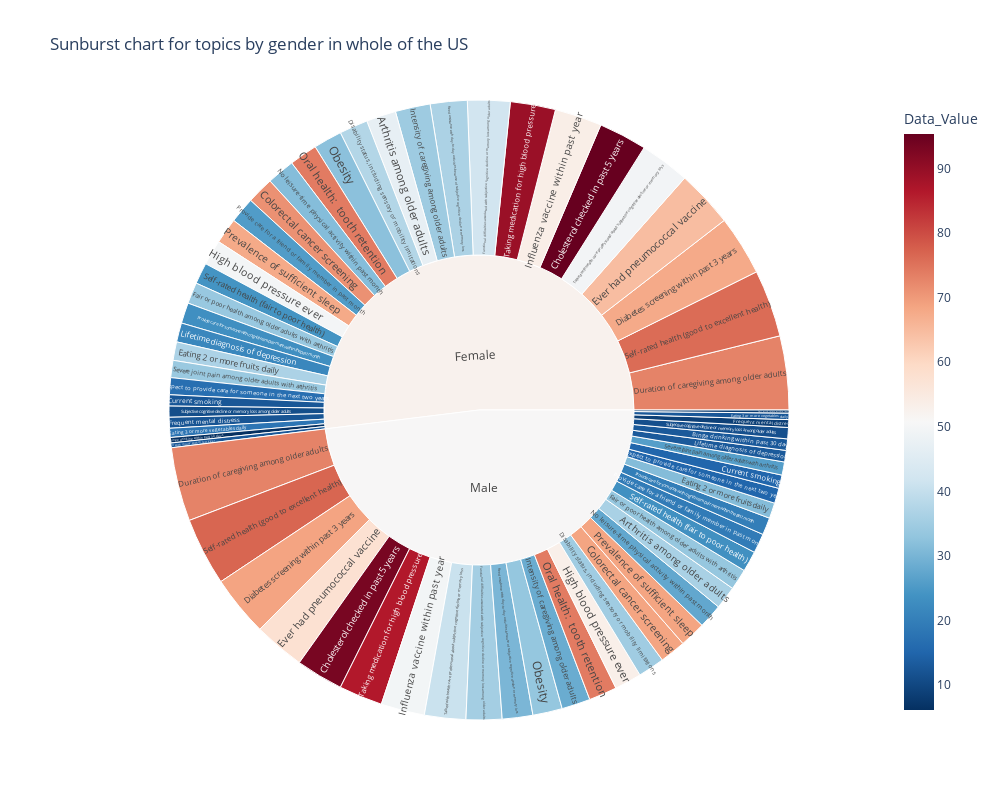

Source (notebook cell):
### Markdown cell above
# Textual description of Fields
The cleaned dataset consists of 29 columns which contain information on various surveys regarding public health in the US.
of these, 20 are categorical and 9 are numeric. Specifically, 3 of the numeric variables are integers.
These are the most important fields in the dataset, in order of appearance in the data, as well as their data type:
 - *RowId* (string): A unique Identifier for each column. The ID contains information on some of the columns in the Row. Explicitly, it is formatted like this: *Datasource*\~*YearStart*\~*YearEnd*\~*LocationID*\~*QuestionID*\~*TopicID*\~*StratificationCategoryID1*\~*StratificationCategoryID2*.
 - *YearStart* and *YearEnd* (integers): Years when the survey started and ended, respectively.
 - *LocationAbbr* (string): an Abbreviation of the Location where the survey took place. for single states, it is the ISO-Code of the state, for regions an abbreviated form of the area (for example "NRE" for "Northeast").
 - *LocationDesc* (string): Full name of the state or region where the survey took place.
 - *Class* (string): Focus of the specific survey, eg. "Overall Health" or "Screenings and Vaccines".
 - *Topic* (string): A short description of the Topic of the survey.
 - *Question* (string): Question asked in the survey.
 - *Data_Value_Type* (string): Type of the *Data_Value*, e.g. "Mean" or "Percentage".
 - *Data_Value* (float): The actual Value of the survey result.
 - *Low_Confidence_Limit* and *High_Confidence_Limit* (floats): the lower and upper bounds of the confidence interval, respectively.
 - *StratificationCategory1* and *StratificationCategory2* (strings): Categories by which the target population of the survey is selected
 - *Stratification1* and *Stratification2* (strings): Specific stratification groups selected for the survey
 - *Latitude* and *Longitude* (floats): Coordinates of the survey

in Addition, there are *\~ID* columns which abbreviate the values into identifiers for the following columns: *Data_Value_Type*, *Class*, *Topic*, *Question*, *Location*, *StratificationCategory1*, *Stratification1*, *StratificationCategory2* and *Stratification2*

### Code cell
# Filter df for sunburst plot
df_cleaned_filtered = df_cleaned[
  (df_cleaned['Data_Value_Unit'] == '%') & 
  (df_cleaned['Stratification1'] == 'Overall') &
  (df_cleaned['LocationAbbr'] == 'US') &
  (df_cleaned['StratificationCategory2'] == 'Gender')
  ].sort_values(by='Topic')

fig = px.sunburst(df_cleaned_filtered, 
                  path=['Stratification2', 'Topic'],  
                  values='Data_Value',  
                  color='Data_Value', 
                  hover_name='Topic', 
                  title='Sunburst chart for topics by gender in whole of the US', 
                  color_continuous_scale=px.colors.sequential.RdBu_r,
                  height=800,
                  width=1000)

fig.show()

### Figure 1 — Plotly figure (JSON) as saved in the notebook; plotly's stock layout.template omitted (floating-point values rounded to 4 significant figures)
{"data": [{"branchvalues": "total", "customdata": [[46.94], [36.23], [6.161], [12.97], [95.34], [93.29], [71.18], [68.65], [12.61], [15.17], [67.73], [68.65], [37.59], [34.95], [72.98], [73.04], [36.66], [31.36], [18.11], [12.68], [64.6], [57.69], [16.84], [15.12], [33.73], [33.47], [12.54], [8.102], [12.27], [8.779], [42.04], [35.41], [49.78], [53.35], [53.73], [49.63], [34.64], [28.44], [21.68], [13.08], [36.54], [30.3], [31.43], [27.49], [32.21], [33.35], [74.02], [74.05], [67.75], [68.55], [25.62], [19.33], [23.27], [19.82], [24.12], [23.36], [76.0], [76.79], [34.01], [26.0], [11.07], [11.34], [89.28], [86.43], [49.47], [40.88], [52.65], [51.02]], "domain": {"x": [0, 1], "y": [0, 1]}, "hovertemplate": "<b>%{hovertext}</b><br><br>labels=%{label}<br>Data_Value_sum=%{value}<br>parent=%{parent}<br>id=%{id}<br>Data_Value=%{color}<extra></extra>", "hovertext": ["Arthritis among older adults", "Arthritis among older adults", "Binge drinking within past 30 days", "Binge drinking within past 30 days", "Cholesterol checked in past 5 years", "Cholesterol checked in past 5 years", "Colorectal cancer screening", "Colorectal cancer screening", "Current smoking", "Current smoking", "Diabetes screening within past 3 years", "Diabetes screening within past 3 years", "Disability status, including sensory or mobility limitations", "Disability status, including sensory or mobility limitations", "Duration of caregiving among older adults", "Duration of caregiving among older adults", "Eating 2 or more fruits daily", "Eating 2 or more fruits daily", "Eating 3 or more vegetables daily", "Eating 3 or more vegetables daily", "Ever had pneumococcal vaccine", "Ever had pneumococcal vaccine", "Expect to provide care for someone in the next two years", "Expect to provide care for someone in the next two years", "Fair or poor health among older adults with arthritis", "Fair or poor health among older adults with arthritis", "Fall with injury within last year", "Fall with injury within last year", "Frequent mental distress", "Frequent mental distress", "Functional difficulties associated with subjective cognitive decline or memory loss among older adults", "Functional difficulties associated with subjective cognitive decline or memory loss among older adults", "High blood pressure ever", "High blood pressure ever", "Influenza vaccine within past year", "Influenza vaccine within past year", "Intensity of caregiving among older adults", "Intensity of caregiving among older adults", "Lifetime diagnosis of depression", "Lifetime diagnosis of depression", "Need assistance with day-to-day activities because of subjective cognitive decline or memory loss", "Need assistance with day-to-day activities because of subjective cognitive decline or memory loss", "No leisure-time physical activity within past month", "No leisure-time physical activity within past month", "Obesity", "Obesity", "Oral health:  tooth retention", "Oral health:  tooth retention", "Prevalence of sufficient sleep", "Prevalence of sufficient sleep", "Provide care for a friend or family member in past month", "Provide care for a friend or family member in past month", "Provide care for someone with cognitive impairment within the past month", "Provide care for someone with cognitive impairment within the past month", "Self-rated health (fair to poor health)", "Self-rated health (fair to poor health)", "Self-rated health (good to excellent health)", "Self-rated health (good to excellent health)", "Severe joint pain among older adults with arthritis", "Severe joint pain among older adults with arthritis", "Subjective cognitive decline or memory loss among older adults", "Subjective cognitive decline or memory loss among older adults", "Taking medication for high blood pressure", "Taking medication for high blood pressure", "Talked with health care professional about subjective cognitive decline or memory loss", "Talked with health care professional about subjective cognitive decline or memory loss", "(?)", "(?)"], "ids": ["Female/Arthritis among older adults", "Male/Arthritis among older adults", "Female/Binge drinking within past 30 days", "Male/Binge drinking within past 30 days", "Female/Cholesterol checked in past 5 years", "Male/Cholesterol checked in past 5 years", "Female/Colorectal cancer screening", "Male/Colorectal cancer screening", "Female/Current smoking", "Male/Current smoking", "Female/Diabetes screening within past 3 years", "Male/Diabetes screening within past 3 years", "Female/Disability status, including sensory or mobility limitations", "Male/Disability status, including sensory or mobility limitations", "Female/Duration of caregiving among older adults", "Male/Duration of caregiving among older adults", "Female/Eating 2 or more fruits daily", "Male/Eating 2 or more fruits daily", "Female/Eating 3 or more vegetables daily", "Male/Eating 3 or more vegetables daily", "Female/Ever had pneumococcal vaccine", "Male/Ever had pneumococcal vaccine", "Female/Expect to provide care for someone in the next two years", "Male/Expect to provide care for someone in the next two years", "Female/Fair or poor health among older adults with arthritis", "Male/Fair or poor health among older adults with arthritis", "Female/Fall with injury within last year", "Male/Fall with injury within last year", "Female/Frequent mental distress", "Male/Frequent mental distress", "Female/Functional difficulties associated with subjective cognitive decline or memory loss among older adults", "Male/Functional difficulties associated with subjective cognitive decline or memory loss among older adults", "Female/High blood pressure ever", "Male/High blood pressure ever", "Female/Influenza vaccine within past year", "Male/Influenza vaccine within past year", "Female/Intensity of caregiving among older adults", "Male/Intensity of caregiving among older adults", "Female/Lifetime diagnosis of depression", "Male/Lifetime diagnosis of depression", "Female/Need assistance with day-to-day activities because of subjective cognitive decline or memory loss", "Male/Need assistance with day-to-day activities because of subjective cognitive decline or memory loss", "Female/No leisure-time physical activity within past month", "Male/No leisure-time physical activity within past month", "Female/Obesity", "Male/Obesity", "Female/Oral health:  tooth retention", "Male/Oral health:  tooth retention", "Female/Prevalence of sufficient sleep", "Male/Prevalence of sufficient sleep", "Female/Provide care for a friend or family member in past month", "Male/Provide care for a friend or family member in past month", "Female/Provide care for someone with cognitive impairment within the past month", "Male/Provide care for someone with cognitive impairment within the past month", "Female/Self-rated health (fair to poor health)", "Male/Self-rated health (fair to poor health)", "Female/Self-rated health (good to excellent health)", "Male/Self-rated health (good to excellent health)", "Female/Severe joint pain among older adults with arthritis", "Male/Severe joint pain among older adults with arthritis", "Female/Subjective cognitive decline or memory loss among older adults", "Male/Subjective cognitive decline or memory loss among older adults", "Female/Taking medication for high blood pressure", "Male/Taking medication for high blood pressure", "Female/Talked with health care professional about subjective cognitive decline or memory loss", "Male/Talked with health care professional about subjective cognitive decline or memory loss", "Female", "Male"], "labels": ["Arthritis among older adults", "Arthritis among older adults", "Binge drinking within past 30 days", "Binge drinking within past 30 days", "Cholesterol checked in past 5 years", "Cholesterol checked in past 5 years", "Colorectal cancer screening", "Colorectal cancer screening", "Current smoking", "Current smoking", "Diabetes screening within past 3 years", "Diabetes screening within past 3 years", "Disability status, including sensory or mobility limitations", "Disability status, including sensory or mobility limitations", "Duration of caregiving among older adults", "Duration of caregiving among older adults", "Eating 2 or more fruits daily", "Eating 2 or more fruits daily", "Eating 3 or more vegetables daily", "Eating 3 or more vegetables daily", "Ever had pneumococcal vaccine", "Ever had pneumococcal vaccine", "Expect to provide care for someone in the next two years", "Expect to provide care for someone in the next two years", "Fair or poor health among older adults with arthritis", "Fair or poor health among older adults with arthritis", "Fall with injury within last year", "Fall with injury within last year", "Frequent mental distress", "Frequent mental distress", "Functional difficulties associated with subjective cognitive decline or memory loss among older adults", "Functional difficulties associated with subjective cognitive decline or memory loss among older adults", "High blood pressure ever", "High blood pressure ever", "Influenza vaccine within past year", "Influenza vaccine within past year", "Intensity of caregiving among older adults", "Intensity of caregiving among older adults", "Lifetime diagnosis of depression", "Lifetime diagnosis of depression", "Need assistance with day-to-day activities because of subjective cognitive decline or memory loss", "Need assistance with day-to-day activities because of subjective cognitive decline or memory loss", "No leisure-time physical activity within past month", "No leisure-time physical activity within past month", "Obesity", "Obesity", "Oral health:  tooth retention", "Oral health:  tooth retention", "Prevalence of sufficient sleep", "Prevalence of sufficient sleep", "Provide care for a friend or family member in past month", "Provide care for a friend or family member in past month", "Provide care for someone with cognitive impairment within the past month", "Provide care for someone with cognitive impairment within the past month", "Self-rated health (fair to poor health)", "Self-rated health (fair to poor health)", "Self-rated health (good to excellent health)", "Self-rated health (good to excellent health)", "Severe joint pain among older adults with arthritis", "Severe joint pain among older adults with arthritis", "Subjective cognitive decline or memory loss among older adults", "Subjective cognitive decline or memory loss among older adults", "Taking medication for high blood pressure", "Taking medication for high blood pressure", "Talked with health care professional about subjective cognitive decline or memory loss", "Talked with health care professional about subjective cognitive decline or memory loss", "Female", "Male"], "marker": {"coloraxis": "coloraxis", "colors": [46.94, 36.23, 6.161, 12.97, 95.34, 93.29, 71.18, 68.65, 12.61, 15.17, 67.73, 68.65, 37.59, 34.95, 72.98, 73.04, 36.66, 31.36, 18.11, 12.68, 64.6, 57.69, 16.84, 15.12, 33.73, 33.47, 12.54, 8.102, 12.27, 8.779, 42.04, 35.41, 49.78, 53.35, 53.73, 49.63, 34.64, 28.44, 21.68, 13.08, 36.54, 30.3, 31.43, 27.49, 32.21, 33.35, 74.02, 74.05, 67.75, 68.55, 25.62, 19.33, 23.27, 19.82, 24.12, 23.36, 76.0, 76.79, 34.01, 26.0, 11.07, 11.34, 89.28, 86.43, 49.47, 40.88, 52.65, 51.02]}, "name": "", "parents": ["Female", "Male", "Female", "Male", "Female", "Male", "Female", "Male", "Female", "Male", "Female", "Male", "Female", "Male", "Female", "Male", "Female", "Male", "Female", "Male", "Female", "Male", "Female", "Male", "Female", "Male", "Female", "Male", "Female", "Male", "Female", "Male", "Female", "Male", "Female", "Male", "Female", "Male", "Female", "Male", "Female", "Male", "Female", "Male", "Female", "Male", "Female", "Male", "Female", "Male", "Female", "Male", "Female", "Male", "Female", "Male", "Female", "Male", "Female", "Male", "Female", "Male", "Female", "Male", "Female", "Male", "", ""], "type": "sunburst", "values": [234.7, 181.1, 43.1, 90.6, 381.3, 373.1, 213.4, 205.8, 88.2, 106, 473.8, 480.2, 225.4, 209.6, 583.7, 583.9, 146.2, 123.3, 72.2, 50.6, 452.1, 403.4, 133.9, 119.8, 168, 166.5, 37.4, 24.2, 85.8, 61.4, 336.1, 283, 199.1, 213.4, 373, 345.1, 276.4, 226.7, 151.5, 91.2, 291.9, 241.7, 219.9, 192.1, 225.1, 233.3, 222, 222.1, 203.2, 205.6, 204.4, 154.1, 163.3, 136.7, 168.2, 162.7, 531.8, 537.3, 136, 103.8, 87.6, 89.4, 357.1, 345.7, 395, 326.7, 7881.0, 7290.0]}], "layout": {"coloraxis": {"colorbar": {"title": {"text": "Data_Value"}}, "colorscale": [[0, "rgb(5,48,97)"], [0.1, "rgb(33,102,172)"], [0.2, "rgb(67,147,195)"], [0.3, "rgb(146,197,222)"], [0.4, "rgb(209,229,240)"], [0.5, "rgb(247,247,247)"], [0.6, "rgb(253,219,199)"], [0.7, "rgb(244,165,130)"], [0.8, "rgb(214,96,77)"], [0.9, "rgb(178,24,43)"], [1, "rgb(103,0,31)"]]}, "height": 800, "legend": {"tracegroupgap": 0}, "title": {"text": "Sunburst chart for topics by gender in whole of the US"}, "width": 1000}}
